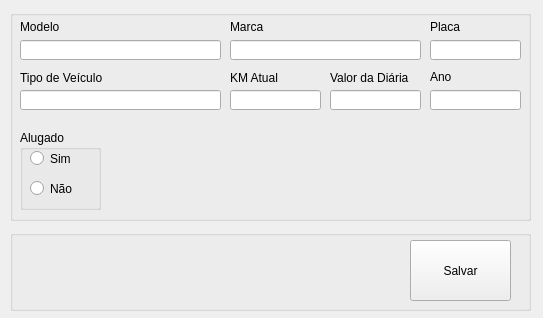
<?xml version="1.0" encoding="UTF-8"?>
<ui version="4.0">
 <class>frmVeiculos</class>
 <widget class="QWidget" name="frmVeiculos">
  <property name="geometry">
   <rect>
    <x>0</x>
    <y>0</y>
    <width>543</width>
    <height>318</height>
   </rect>
  </property>
  <property name="windowTitle">
   <string>Cadastro de Veículos</string>
  </property>
  <property name="windowIcon">
   <iconset>
    <normaloff>../../../../../../TesteProjeto/View/Imagens/btnCadCli.png</normaloff>../../../../../../TesteProjeto/View/Imagens/btnCadCli.png</iconset>
  </property>
  <widget class="QGroupBox" name="groupBox">
   <property name="geometry">
    <rect>
     <x>10</x>
     <y>10</y>
     <width>521</width>
     <height>211</height>
    </rect>
   </property>
   <property name="title">
    <string/>
   </property>
   <widget class="QLabel" name="label">
    <property name="geometry">
     <rect>
      <x>10</x>
      <y>10</y>
      <width>46</width>
      <height>13</height>
     </rect>
    </property>
    <property name="text">
     <string>Modelo</string>
    </property>
   </widget>
   <widget class="QLabel" name="label_2">
    <property name="geometry">
     <rect>
      <x>220</x>
      <y>10</y>
      <width>46</width>
      <height>13</height>
     </rect>
    </property>
    <property name="text">
     <string>Marca</string>
    </property>
   </widget>
   <widget class="QLabel" name="lbEndereco">
    <property name="geometry">
     <rect>
      <x>220</x>
      <y>60</y>
      <width>51</width>
      <height>16</height>
     </rect>
    </property>
    <property name="text">
     <string>KM Atual</string>
    </property>
   </widget>
   <widget class="QLabel" name="lbEmail">
    <property name="geometry">
     <rect>
      <x>420</x>
      <y>10</y>
      <width>46</width>
      <height>13</height>
     </rect>
    </property>
    <property name="text">
     <string>Placa</string>
    </property>
   </widget>
   <widget class="QLineEdit" name="edtModelo">
    <property name="geometry">
     <rect>
      <x>10</x>
      <y>30</y>
      <width>201</width>
      <height>20</height>
     </rect>
    </property>
   </widget>
   <widget class="QLineEdit" name="edtMarca">
    <property name="geometry">
     <rect>
      <x>220</x>
      <y>30</y>
      <width>191</width>
      <height>20</height>
     </rect>
    </property>
   </widget>
   <widget class="QLineEdit" name="edtAno">
    <property name="geometry">
     <rect>
      <x>420</x>
      <y>80</y>
      <width>91</width>
      <height>20</height>
     </rect>
    </property>
   </widget>
   <widget class="QLineEdit" name="edtKm">
    <property name="geometry">
     <rect>
      <x>220</x>
      <y>80</y>
      <width>91</width>
      <height>20</height>
     </rect>
    </property>
   </widget>
   <widget class="QLineEdit" name="edtDiaria">
    <property name="geometry">
     <rect>
      <x>320</x>
      <y>80</y>
      <width>91</width>
      <height>20</height>
     </rect>
    </property>
   </widget>
   <widget class="QLineEdit" name="edtTipo">
    <property name="geometry">
     <rect>
      <x>10</x>
      <y>80</y>
      <width>201</width>
      <height>20</height>
     </rect>
    </property>
   </widget>
   <widget class="QLineEdit" name="edtPlaca">
    <property name="geometry">
     <rect>
      <x>420</x>
      <y>30</y>
      <width>91</width>
      <height>20</height>
     </rect>
    </property>
   </widget>
   <widget class="QLabel" name="label_3">
    <property name="geometry">
     <rect>
      <x>420</x>
      <y>60</y>
      <width>46</width>
      <height>13</height>
     </rect>
    </property>
    <property name="text">
     <string>Ano</string>
    </property>
   </widget>
   <widget class="QGroupBox" name="groupBox_3">
    <property name="geometry">
     <rect>
      <x>10</x>
      <y>120</y>
      <width>81</width>
      <height>80</height>
     </rect>
    </property>
    <property name="title">
     <string>Alugado</string>
    </property>
    <widget class="QRadioButton" name="rbAlugado">
     <property name="geometry">
      <rect>
       <x>10</x>
       <y>20</y>
       <width>82</width>
       <height>17</height>
      </rect>
     </property>
     <property name="text">
      <string>Sim</string>
     </property>
    </widget>
    <widget class="QRadioButton" name="rbDisponivel">
     <property name="geometry">
      <rect>
       <x>10</x>
       <y>50</y>
       <width>82</width>
       <height>17</height>
      </rect>
     </property>
     <property name="text">
      <string>Não</string>
     </property>
    </widget>
   </widget>
   <widget class="QLabel" name="label_4">
    <property name="geometry">
     <rect>
      <x>320</x>
      <y>60</y>
      <width>81</width>
      <height>16</height>
     </rect>
    </property>
    <property name="text">
     <string>Valor da Diária</string>
    </property>
   </widget>
   <widget class="QLabel" name="label_6">
    <property name="geometry">
     <rect>
      <x>10</x>
      <y>60</y>
      <width>91</width>
      <height>16</height>
     </rect>
    </property>
    <property name="text">
     <string>Tipo de Veículo</string>
    </property>
   </widget>
  </widget>
  <widget class="QGroupBox" name="groupBox_2">
   <property name="geometry">
    <rect>
     <x>10</x>
     <y>230</y>
     <width>521</width>
     <height>81</height>
    </rect>
   </property>
   <property name="title">
    <string/>
   </property>
   <widget class="QPushButton" name="btnSalvar">
    <property name="geometry">
     <rect>
      <x>400</x>
      <y>10</y>
      <width>101</width>
      <height>61</height>
     </rect>
    </property>
    <property name="cursor">
     <cursorShape>PointingHandCursor</cursorShape>
    </property>
    <property name="text">
     <string>Salvar</string>
    </property>
    <property name="icon">
     <iconset>
      <normaloff>../../../../../../TesteProjeto/Imagens/save.png</normaloff>../../../../../../TesteProjeto/Imagens/save.png</iconset>
    </property>
    <property name="iconSize">
     <size>
      <width>35</width>
      <height>35</height>
     </size>
    </property>
   </widget>
  </widget>
 </widget>
 <resources/>
 <connections/>
</ui>
